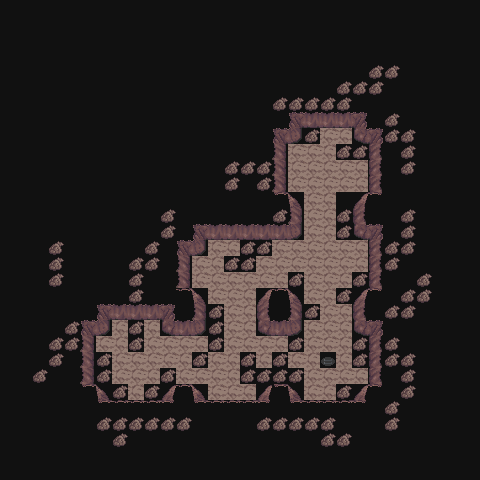

Tiled map render using the project's own tile images. Description and the map definition, with tile-layer contents summarised, below:
An orthogonal 30x30 tile map with 16x16 px tiles, 10 tile layers (other, Dirt, Grass, LedgesRight, ...), 1 hidden layer not drawn, 6 tilesets and 4 objects (2x bot, bot spawn, door).

<map version="1.0" orientation="orthogonal" width="30" height="30" tilewidth="16" tileheight="16">
 <properties>
  <property name="dayMonster" value="" />
  <property name="nightMonster" value="" />
  <property name="type" value="" />
  <property name="waterMonster" value="" />
  <property name="wildProbability" value="" />
 </properties>
 <tileset firstgid="1" source="../../../tileset/terra.tsx" />
 <tileset firstgid="1025" source="../../../tileset/wood.tsx" />
 <tileset firstgid="2049" source="../../../tileset/rename.tsx" />
 <tileset firstgid="3073" source="../../../tileset/building-small.tsx" />
 <tileset firstgid="4097" source="../../../tileset/animation.tsx" />
 <tileset firstgid="5121" source="../../../tileset/invisible.tsx" />
 <layer name="Walkable" width="30" height="30" visible="0">
  <data>[900 cells, 900 non-empty, 1 distinct tile ids]</data>
 </layer>
 <layer name="other" width="30" height="30">
  <data>[900 cells, 1 non-empty, 1 distinct tile ids]</data>
 </layer>
 <layer name="Dirt" width="30" height="30">
  <data>[900 cells, 0 non-empty, 0 distinct tile ids]</data>
 </layer>
 <layer name="Grass" width="30" height="30">
  <data>[900 cells, 104 non-empty, 1 distinct tile ids]</data>
 </layer>
 <layer name="LedgesRight" width="30" height="30">
  <data>[900 cells, 0 non-empty, 0 distinct tile ids]</data>
 </layer>
 <layer name="LedgesLeft" width="30" height="30">
  <data>[900 cells, 0 non-empty, 0 distinct tile ids]</data>
 </layer>
 <layer name="LedgesBottom" width="30" height="30">
  <data>[900 cells, 0 non-empty, 0 distinct tile ids]</data>
 </layer>
 <layer name="Water" width="30" height="30">
  <data>[900 cells, 0 non-empty, 0 distinct tile ids]</data>
 </layer>
 <layer name="other" width="30" height="30">
  <data>[900 cells, 0 non-empty, 0 distinct tile ids]</data>
 </layer>
 <layer name="Collisions" width="30" height="30">
  <data>[900 cells, 195 non-empty, 13 distinct tile ids]</data>
 </layer>
 <layer name="WalkBehind" width="30" height="30">
  <data>[900 cells, 900 non-empty, 1 distinct tile ids]</data>
 </layer>
 <objectgroup name="Moving" width="30" height="30">
  <object name="bot spawn" type="bot spawn" gid="5122" x="224" y="400" />
  <object name="door" type="door" gid="5123" x="320" y="368">
   <properties>
    <property name="map" value="3.14d" />
    <property name="x" value="20" />
    <property name="y" value="22" />
   </properties>
  </object>
 </objectgroup>
 <objectgroup name="Object" width="30" height="30">
  <object name="bot" type="bot" gid="5123" x="336" y="208">
   <properties>
    <property name="file" value="../../../bots-fights" />
    <property name="id" value="7101" />
    <property name="lookAt" value="left" />
    <property name="skin" value="miner" />
   </properties>
  </object>
  <object name="bot" type="bot" gid="5123" x="240" y="336">
   <properties>
    <property name="file" value="../../../bots-fights" />
    <property name="id" value="7100" />
    <property name="lookAt" value="left" />
    <property name="skin" value="terranite" />
   </properties>
  </object>
 </objectgroup>
</map>
